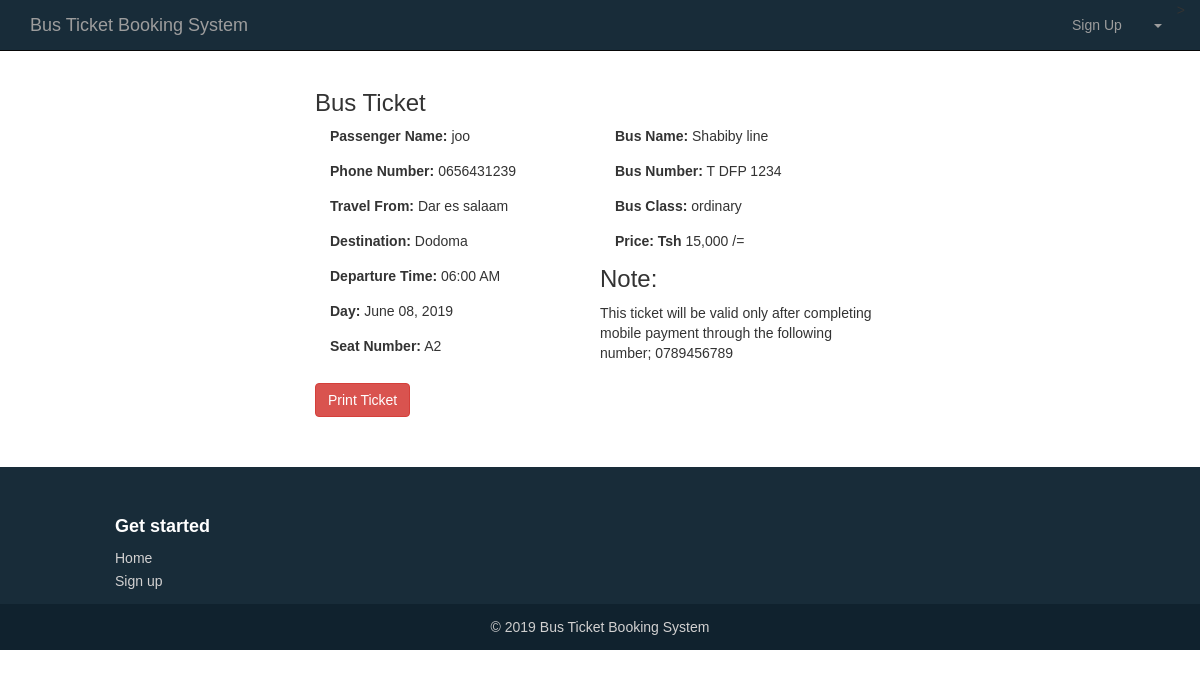
Screenshot of /ticket.php with the database file from the repository.
### tables this page shows
CREATE TABLE `users` (
  `user_id` int(3) NOT NULL,
  `username` varchar(255) NOT NULL,
  `user_password` varchar(255) NOT NULL,
  `user_email` varchar(255) NOT NULL,
  `user_phoneno` varchar(255) NOT NULL,
  `user_role` varchar(255) NOT NULL
);

CREATE TABLE `routes` (
  `id` int(11) NOT NULL,
  `from` varchar(40) NOT NULL,
  `to` varchar(40) NOT NULL
);

CREATE TABLE `orders` (
  `order_id` int(3) NOT NULL,
  `bus_id` int(3) NOT NULL,
  `user_id` int(3) NOT NULL,
  `route_id` int(11) NOT NULL,
  `seat_id` int(12) NOT NULL,
  `date` date NOT NULL,
  `departure_time` time NOT NULL,
  `cost_id` int(3) NOT NULL
);

CREATE TABLE `seats` (
  `id` int(11) NOT NULL,
  `bus_id` int(11) NOT NULL,
  `seat_number` char(3) NOT NULL,
  `available_seats` enum('yes','null','','') NOT NULL,
  `booked_seat` enum('yes','no','','') NOT NULL
);

CREATE TABLE `bus` (
  `bus_id` int(11) NOT NULL,
  `bus_name` varchar(111) NOT NULL,
  `bus_number` varchar(11) NOT NULL,
  `max_seat` int(11) NOT NULL,
  `bus_standard` enum('ordinary','luxury','semi-luxury','') NOT NULL
);

CREATE TABLE `price` (
  `id` int(11) NOT NULL,
  `bus_standard` varchar(60) NOT NULL,
  `price` decimal(11,0) NOT NULL
);

### ticket.php (the view, shortened to what this page needs)
<?php include "includes/db.php";
      $user_id = $_SESSION['user_id'];
 ?>
<?php include "includes/header.php"; ?>
    <?php include "includes/navigation.php"; ?>
    <div class="container" style="width: 50%;">
        <h3>Bus Ticket</h3>
     <?php
       $query  = mysqli_query($connection, "SELECT users.username AS username, users.user_phoneno AS phone,routes.from AS fromu, routes.to AS destination, seats.seat_number AS seat_number, price.price AS price, price.bus_standard AS bus_class,orders.departure_time AS departure_time,orders.date AS day,bus.bus_name AS bus_name,bus.bus_number AS bus_number FROM  orders,users,bus,routes,seats,price  WHERE orders.user_id = users.user_id AND orders.bus_id = bus.bus_id AND orders.route_id = routes.id AND orders.seat_id = seats.id AND orders.cost_id = price.id AND  users.user_id = '$user_id' ");
      $count = mysqli_num_rows($query);
      if ($count > 0) {
         while ($row = mysqli_fetch_assoc($query)) {
             echo '<div class="col-md-6">
  <p><label>Passenger Name:</label> '.$row["username"].'</p>
  <p><label>Phone Number:</label> '.$row["phone"].'</p>
  <p><label>Travel From:</label> '.$row["fromu"].'</p>
  <p><label>Destination:</label> '.$row["destination"].'</p>
  <p><label>Departure Time:</label> '.date('h:i A',strtotime($row["departure_time"])).'</p>
  <p><label>Day:</label> '.date('F d, Y',strtotime($row["day"])).'</p>
<p><label>Seat Number:</label> '.$row["seat_number"].'</p>
</div>
<div class="col-md-6">
  <p><label>Bus Name:</label> '.$row["bus_name"].'</p>
  <p><label>Bus Number:</label> '.$row["bus_number"].'</p>
  <p><label>Bus Class:</label> '.$row["bus_class"].'</p>
   <p><label>Price: Tsh </label> '.number_format($row["price"]).' /=</p>
</div>
 <h3>Note:</h3> <span>This ticket will be valid only after completing mobile payment through the following number; 0789456789</span>
<br />
<br />
 <form method="post" action="">
   <input type="submit" name="ticket" Value="Print Ticket" class="btn btn-danger">
 </form>
 ';
         }
      }else{
        echo 'Ticket Not Yet created';
      }
     ?>
    </div>
<?php include "includes/footer.php";
 ?>

### includes/header.php (shortened to what this page needs)
<!DOCTYPE html>
<html lang="en">
<head>
    <link href="css/bootstrap.min.css" rel="stylesheet">
    <link href="css/style.css" rel="stylesheet">
    <link href="css/blog-home.css" rel="stylesheet">
</head>
<body>

### includes/navigation.php (shortened to what this page needs)
<nav class="navbar navbar-inverse navbar-fixed-top" style="background-color: #182c39;" role="navigation">
    <div class="container">
        <div class="navbar-header">
            <a class="navbar-brand" href="index.php">Bus Ticket Booking System</a>
        </div>
        <div class="collapse navbar-collapse" id="bs-example-navbar-collapse-1">
            <ul class="nav navbar-nav navbar-right">
                <li>
                    <a href="registration.php"><i class="fa fa-fw fa-desktop"></i>Sign Up</a>
                </li>
                        <li class="dropdown">
                            <a href="#" class="dropdown-toggle" data-toggle="dropdown"><i class="fa fa-user"></i> <?php
                             ?> <b class="caret"></b></a>
                        </li>
            </ul>
        </div>
    </div>
</nav>

### includes/footer.php (shortened to what this page needs)
        <footer id="myFooter" >
        <div class="container">
            <div class="row">
                <div class="col-sm-3">
                    <h5>Get started</h5>
                    <ul>
                        <li><a href="index.php">Home</a></li>
                        <li><a href="registration.php">Sign up</a></li>
                    </ul>
                </div>
            </div>
        </div>
        <div class="footer-copyright">
            <p>© <?php echo date('Y'); ?>  <a href ="#">Bus Ticket Booking System </a></p>
        </div>
    </footer>
</body>
</html>

### css/blog-home.css (style rules this page uses)
body { padding-top: 70px; }
footer { margin: 50px 0; }

### includes/header.php (style rules this page uses)
body { font-family: Arial; }
#myFooter { background-color: #182c39; color: white; padding-top: 20px; }
#myFooter .row { margin: 0 85px; }
#myFooter .footer-copyright { background-color: #10222e; padding-top: 3px; padding-bottom: 3px; text-align: center; }
#myFooter .footer-copyright p { margin: 10px; color: #ccc; }
#myFooter .container { width: auto; }
#myFooter ul { list-style-type: none; padding-left: 0; line-height: 1.7; }
#myFooter h5 { font-size: 18px; color: white; font-weight: bold; margin-top: 30px; }
#myFooter a { color: #d2d1d1; text-decoration: none; }
html { height: 100%; }
body { display: flex; display: -webkit-flex; flex-direction: column; -webkit-flex-direction: column; height: 100%; }
#myFooter { flex: 0 0 auto; -webkit-flex: 0 0 auto; }
a { color: #182C39; }

### rows the page displays
users: username "joo", user_phoneno "0656431239", routes.from "Dar es salaam", routes.to "Dodoma", orders.departure_time "06:00 AM", orders.date "June 08, 2019", seats.seat_number "A2", bus.bus_name "Shabiby line", bus.bus_number "T DFP 1234", price.bus_standard "ordinary", price.price "15,000"
